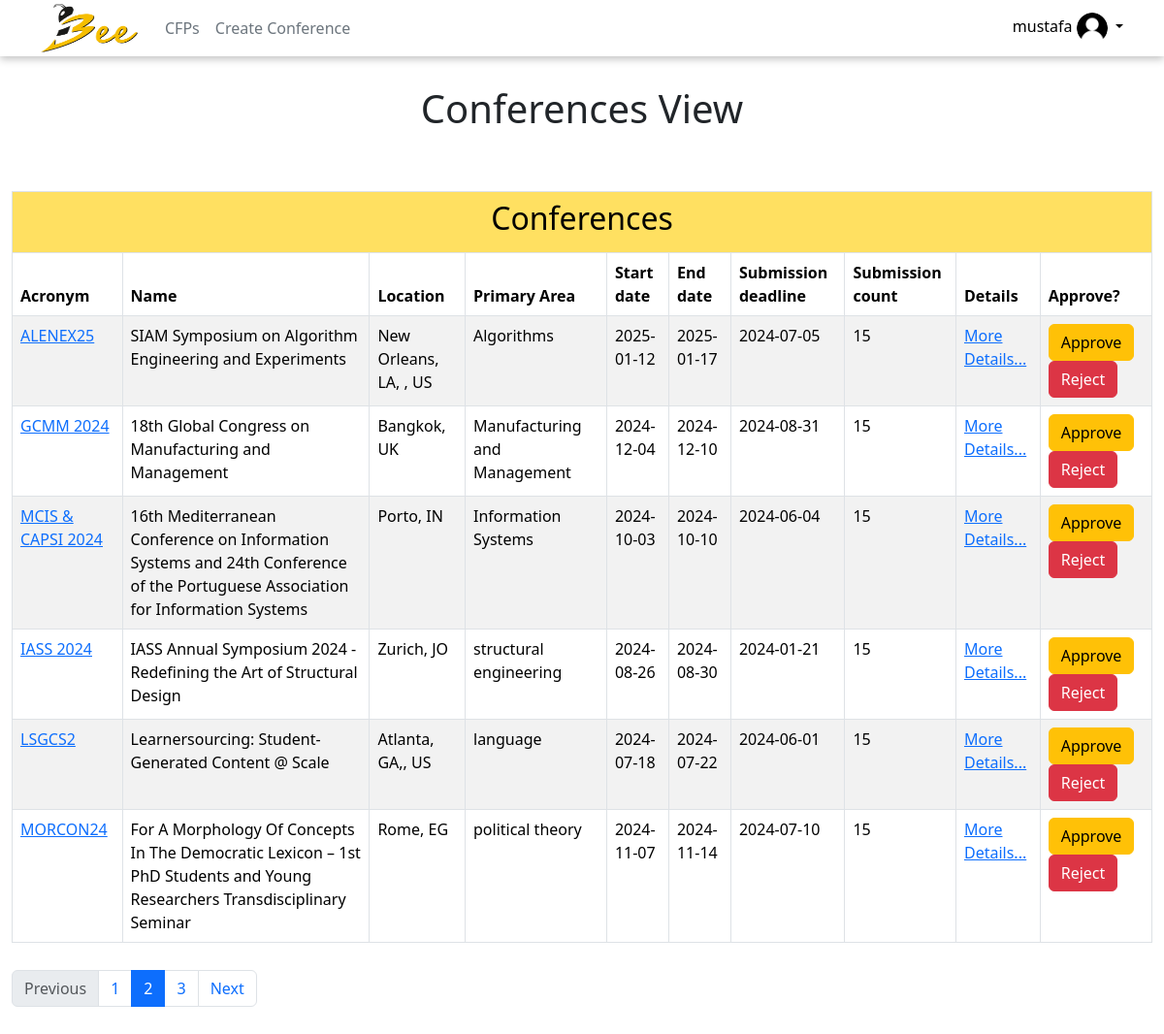
Screenshot of /tech_admin/index.php (signed in) with the database file from the repository.
### tables this page shows
CREATE TABLE `users` (
  `user_id` int(11) NOT NULL,
  `full_name` varchar(255) DEFAULT NULL,
  `email` varchar(255) DEFAULT NULL,
  `phone` varchar(200) DEFAULT NULL,
  `password` varchar(500) DEFAULT NULL,
  `DOB` date NOT NULL,
  `region` varchar(255) DEFAULT NULL,
  `status` int(11) DEFAULT NULL,
  `created_date` timestamp NOT NULL DEFAULT current_timestamp()
);

CREATE TABLE `conference` (
  `conf_id` int(11) NOT NULL,
  `conf_name` varchar(255) DEFAULT NULL,
  `acronym` varchar(200) DEFAULT NULL,
  `start_date` date DEFAULT NULL,
  `end_date` date DEFAULT NULL,
  `sub_deadline` date DEFAULT NULL,
  `sub_count` int(11) DEFAULT NULL,
  `country` varchar(200) DEFAULT NULL,
  `city` varchar(200) DEFAULT NULL,
  `web_page` varchar(200) DEFAULT NULL,
  `primary_area` varchar(200) DEFAULT NULL,
  `sec_area` varchar(200) DEFAULT NULL,
  `area_note` varchar(2500) DEFAULT NULL,
  `user_id` int(11) DEFAULT NULL,
  `contact_phone` varchar(200) DEFAULT NULL,
  `extra_info` varchar(3000) DEFAULT NULL,
  `created_date` timestamp NOT NULL DEFAULT current_timestamp() ON UPDATE current_timestamp(),
  `conf_status` int(11) DEFAULT NULL
);

### userdata.php (called while the page is built, shortened)
<?php
include 'conn.php';
if(isset($_SESSION['user_login'])){
    $user_email = $_SESSION['user_login'];
    function getUserData(){
        global $db;
        global $user_email;
        $sql_userdata = "SELECT * FROM users where email='$user_email'";
        $result_user = mysqli_query($db,$sql_userdata);
        $row = mysqli_fetch_assoc($result_user);
        $userdata = array(
            'user_id' => $row['user_id'],
            'full_name' => $row['full_name'],
            'email' => $row['email'],
            'phone' => $row['phone'],
            'dob' => $row['DOB'],
            'region' => $row['region'],
            'status' => $row['status']
        );
        return $userdata;
    }
}
?>

### tech_admin/index.php (the view, shortened to what this page needs)
<?php
include '../userdata.php';
include '../header.php';
$sql_getConf = "SELECT * FROM conference";
$result_conf = mysqli_query($db,$sql_getConf);
?>
<!DOCTYPE html>
<html>
    <head>
        <link href="https://cdn.jsdelivr.net/npm/bootstrap@5.3.2/dist/css/bootstrap.min.css" rel="stylesheet">
        <link href="../CSS/style.css" rel="stylesheet">
    </head>
    <header class="p-3" id="header">
        <?php echo get_header(); ?>
    </header>
    <body>
        <div class="row main-row">
            <div class="col-md-12">
                <div class="row mb-3">
                    <div class="col-md-12" style="margin-top: 30px;">
                        <div class="row">
                            <div class="col-md-12" style="text-align: center;">
                                <h1>Conferences View</h1>
                            </div>
                        </div>
                    </div>
                </div>
                <div class="row">
                    <div class="col-md-12 " style="padding: 12px; margin-top: 25px;">
                        <div class="cfp-table-div">
                            <table class="table table-striped table-bordered">
                                <thead class="thead-dark">
                                    <tr style="text-align: center;" ><th colspan="10" class="cfp-table"><h2>Conferences</h2></th></tr>
                                    <tr>
                                        <th>Acronym</th>
                                        <th>Name</th>
                                        <th>Location</th>
                                        <th>Primary Area</th>
                                        <th>Start date</th>
                                        <th>End date</th>
                                        <th>Submission deadline</th>
                                        <th>Submission count</th>
                                        <th>Details</th>
                                        <th>Approve?</th>
                                    </tr>
                                </thead>
                                <tbody>
                                    <?php
                                    while($row_conf = mysqli_fetch_assoc($result_conf)){
                                        echo '<tr>
                                        <td><a class="link" href="../conf_cfp">'.$row_conf['acronym'].'</a></td>
                                        <td>'.$row_conf['conf_name'].'</td>
                                        <td>'.$row_conf['city'].', '.$row_conf['country'].'</td>
                                        <td>'.$row_conf['primary_area'].'</td>
                                        <td>'.$row_conf['start_date'].'</td>
                                        <td>'.$row_conf['end_date'].'</td>
                                        <td>'.$row_conf['sub_deadline'].'</td>
                                        <td>15</td>
                                        <td><a href="#" data-id="'.$row_conf['conf_id'].'" name="conf-details">More Details...</a></td>
                                        <td>
                                            <button class="btn btn-warning" name="approve-btn" data-id="'.$row_conf['conf_id'].'">Approve</button>
                                            <button class="btn btn-danger" name="reject-btn" data-id="'.$row_conf['conf_id'].'">Reject</button>
                                        </td>
                                        </tr>';
                                    }
                                    ?>
                                </tbody>
                            </table>
                        </div>
                    </div>
                </div>
                <div class="row">
                    <div class="col-md-12 mb-3">
                        <div class="pagination-div">
                            <ul class="pagination">
                                <li class="page-item disabled">
                                <span class="page-link">Previous</span>
                                </li>
                                <li class="page-item"><a class="page-link" href="#">1</a></li>
                                <li class="page-item active">
                                <span class="page-link">
                                    2
                                </span>
                                </li>
                                <li class="page-item"><a class="page-link" href="#">3</a></li>
                                <li class="page-item">
                                <a class="page-link" href="#">Next</a>
                                </li>
                            </ul>
                        </div>
                    </div>
                </div>
            </div>
        </div>
    </body>
</html>

### header.php (shortened to what this page needs)
<?php
function get_header(){
    $login = false;
    if(isset($_SESSION['user_login'])){
        $login = true;
    }
    $header = '';
    switch($login){
        case true :
            $userdata = getUserData();
            $userName = $userdata['full_name'];
            $header = '<div class="container">
            <div class="d-flex flex-wrap align-items-center justify-content-center justify-content-lg-start">
              <a href="../home" class="d-flex align-items-center mb-2 mb-lg-0 link-body-emphasis text-decoration-none">
                  <img src="../images/logo.png" style="height: 50px; width: 100px; margin: 0; margin-right: 20px;">
              </a>
              <ul class="nav col-12 col-lg-auto me-lg-auto mb-2 justify-content-center mb-md-0">
                  <li><a href="../cfp" class="nav-link px-2 link-secondary">CFPs</a></li>
                  <li><a href="../create_conf" class="nav-link px-2 link-secondary">Create Conference</a></li>
              </ul>
              <div class="dropdown text-end">
                <a href="#" class="d-block link-body-emphasis text-decoration-none dropdown-toggle" data-bs-toggle="dropdown" aria-expanded="false">
                  <span>'.$userName.'</span>
                  <img src="../images/icons/account.png" alt="mdo" width="32" height="32" class="rounded-circle">
                </a>
                <ul class="dropdown-menu text-small">
                  <li><a class="dropdown-item" href="../profile">Profile</a></li>
                  <li><hr class="dropdown-divider"></li>
                  <li><a class="dropdown-item" href="../select_role">Roles</a></li>
                  <li><hr class="dropdown-divider"></li>
                  <li><a class="dropdown-item" href="../Logout.php">Sign out</a></li>
                </ul>
              </div>
            </div>
          </div>';
            break;
    }
    return $header;
}
?>

### CSS/style.css (style rules this page uses)
:root { --content-box: #f7f7f6; --border: #dfdfdf; --main-h1: #c67b00; --main-color: #1377ff; --secondary-gray: #676767; --h3-second: #0003c2; --honey: #F6BE00; --control-header: #F6BE00; --suspended-p: #9a9a9a; }
html, body { width: 100% !important; display: flex; flex-direction: column; }
body { min-height: 100vh; }
header { box-shadow: rgba(0, 0, 0, 0.24) 0px 3px 8px; }
#header { padding: 4px !important; }
.main-row { width: 100% !important; margin: 0 !important; padding: 0 !important; }
.cfp-table { background-color: #ffe061 !important; }
.pagination-div { text-align: center; width: 100%; }

### rows the page displays
users: full_name "mustafa"
conference: acronym "ALENEX25", conf_name "SIAM Symposium on Algorithm Engineering and Experiments", city "New Orleans, LA,", country "US", primary_area "Algorithms", start_date "2025-01-12", end_date "2025-01-17", sub_deadline "2024-07-05"
conference: acronym "GCMM 2024", conf_name "18th Global Congress on Manufacturing and Management", city "Bangkok", country "UK", primary_area "Manufacturing and Management", start_date "2024-12-04", end_date "2024-12-10", sub_deadline "2024-08-31"
conference: acronym "MCIS & CAPSI 2024", conf_name "16th Mediterranean Conference on Information Systems and 24th Conference of the Portuguese Association for Information Systems", city "Porto", country "IN", primary_area "Information Systems", start_date "2024-10-03", end_date "2024-10-10", sub_deadline "2024-06-04"
conference: acronym "IASS 2024", conf_name "IASS Annual Symposium 2024 - Redefining the Art of Structural Design", city "Zurich", country "JO", primary_area "structural engineering", start_date "2024-08-26", end_date "2024-08-30", sub_deadline "2024-01-21"
conference: acronym "LSGCS2", conf_name "Learnersourcing: Student-Generated Content @ Scale", city "Atlanta, GA,", country "US", primary_area "language", start_date "2024-07-18", end_date "2024-07-22", sub_deadline "2024-06-01"
conference: acronym "MORCON24", conf_name "For A Morphology Of Concepts In The Democratic Lexicon – 1st PhD Students and Young Researchers Transdisciplinary Seminar", city "Rome", country "EG", primary_area "political theory", start_date "2024-11-07", end_date "2024-11-14", sub_deadline "2024-07-10"
